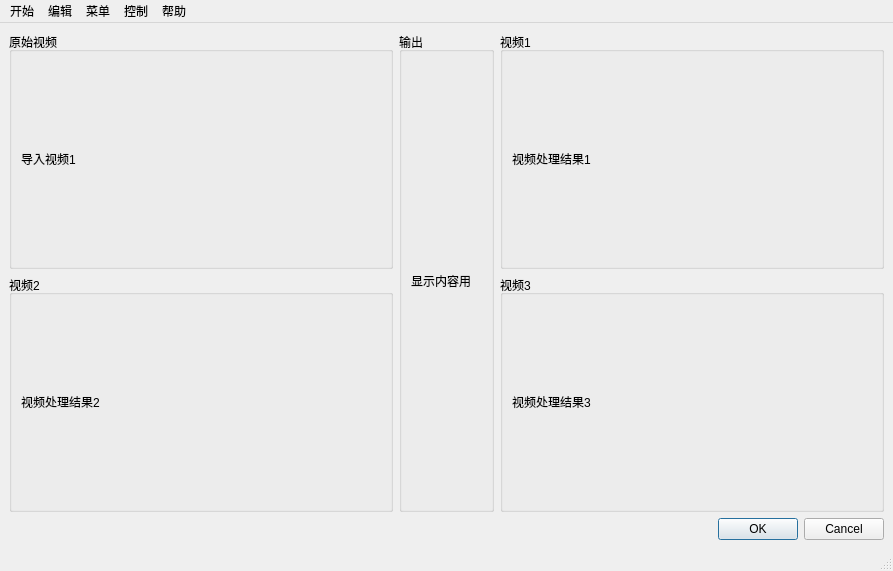
<?xml version="1.0" encoding="UTF-8"?>
<ui version="4.0">
 <class>MainWindow</class>
 <widget class="QMainWindow" name="MainWindow">
  <property name="enabled">
   <bool>true</bool>
  </property>
  <property name="geometry">
   <rect>
    <x>0</x>
    <y>0</y>
    <width>893</width>
    <height>571</height>
   </rect>
  </property>
  <property name="sizePolicy">
   <sizepolicy hsizetype="Maximum" vsizetype="Maximum">
    <horstretch>0</horstretch>
    <verstretch>0</verstretch>
   </sizepolicy>
  </property>
  <property name="windowTitle">
   <string>打开摄像头</string>
  </property>
  <property name="windowIcon">
   <iconset>
    <normaloff>../../../东北大学校徽.png</normaloff>../../../东北大学校徽.png</iconset>
  </property>
  <widget class="QWidget" name="centralwidget">
   <layout class="QGridLayout" name="gridLayout" rowstretch="3,3,1" columnstretch="4,1,4" rowminimumheight="0,0,0">
    <item row="2" column="0" colspan="3">
     <widget class="QDialogButtonBox" name="buttonBox">
      <property name="standardButtons">
       <set>QDialogButtonBox::Cancel|QDialogButtonBox::Ok</set>
      </property>
     </widget>
    </item>
    <item row="0" column="0">
     <widget class="QGroupBox" name="groupBox">
      <property name="title">
       <string>原始视频</string>
      </property>
      <layout class="QVBoxLayout" name="verticalLayout_4">
       <item>
        <widget class="QLabel" name="label">
         <property name="text">
          <string>导入视频1</string>
         </property>
        </widget>
       </item>
      </layout>
     </widget>
    </item>
    <item row="1" column="0">
     <widget class="QGroupBox" name="groupBox_2">
      <property name="title">
       <string>视频2</string>
      </property>
      <layout class="QVBoxLayout" name="verticalLayout_3">
       <item>
        <widget class="QLabel" name="label_2">
         <property name="text">
          <string>视频处理结果2</string>
         </property>
        </widget>
       </item>
      </layout>
     </widget>
    </item>
    <item row="1" column="2">
     <widget class="QGroupBox" name="groupBox_4">
      <property name="title">
       <string>视频3</string>
      </property>
      <layout class="QVBoxLayout" name="verticalLayout">
       <item>
        <widget class="QLabel" name="label_4">
         <property name="text">
          <string>视频处理结果3</string>
         </property>
        </widget>
       </item>
      </layout>
     </widget>
    </item>
    <item row="0" column="2">
     <widget class="QGroupBox" name="groupBox_3">
      <property name="title">
       <string>视频1</string>
      </property>
      <layout class="QVBoxLayout" name="verticalLayout_2">
       <item>
        <widget class="QLabel" name="label_3">
         <property name="text">
          <string>视频处理结果1</string>
         </property>
        </widget>
       </item>
      </layout>
     </widget>
    </item>
    <item row="0" column="1" rowspan="2">
     <widget class="QGroupBox" name="groupBox_5">
      <property name="title">
       <string>输出</string>
      </property>
      <layout class="QVBoxLayout" name="verticalLayout_5">
       <item>
        <widget class="QLabel" name="label_5">
         <property name="text">
          <string>显示内容用</string>
         </property>
        </widget>
       </item>
      </layout>
     </widget>
    </item>
   </layout>
  </widget>
  <widget class="QMenuBar" name="menubar">
   <property name="geometry">
    <rect>
     <x>0</x>
     <y>0</y>
     <width>893</width>
     <height>30</height>
    </rect>
   </property>
   <widget class="QMenu" name="menu">
    <property name="title">
     <string>开始</string>
    </property>
    <addaction name="actionOpen"/>
    <addaction name="actionCopy"/>
    <addaction name="actionClose"/>
   </widget>
   <widget class="QMenu" name="menu_2">
    <property name="title">
     <string>编辑</string>
    </property>
   </widget>
   <widget class="QMenu" name="menu_3">
    <property name="title">
     <string>菜单</string>
    </property>
   </widget>
   <widget class="QMenu" name="menu_4">
    <property name="title">
     <string>控制</string>
    </property>
   </widget>
   <widget class="QMenu" name="menu_5">
    <property name="title">
     <string>帮助</string>
    </property>
   </widget>
   <addaction name="menu"/>
   <addaction name="menu_2"/>
   <addaction name="menu_3"/>
   <addaction name="menu_4"/>
   <addaction name="menu_5"/>
  </widget>
  <widget class="QStatusBar" name="statusbar"/>
  <action name="actionOpen">
   <property name="text">
    <string>open</string>
   </property>
  </action>
  <action name="actionCopy">
   <property name="text">
    <string>copy</string>
   </property>
  </action>
  <action name="actionClose">
   <property name="text">
    <string>close</string>
   </property>
  </action>
 </widget>
 <resources/>
 <connections>
  <connection>
   <sender>buttonBox</sender>
   <signal>accepted()</signal>
   <receiver>MainWindow</receiver>
   <slot>close()</slot>
   <hints>
    <hint type="sourcelabel">
     <x>567</x>
     <y>528</y>
    </hint>
    <hint type="destinationlabel">
     <x>481</x>
     <y>0</y>
    </hint>
   </hints>
  </connection>
 </connections>
</ui>
